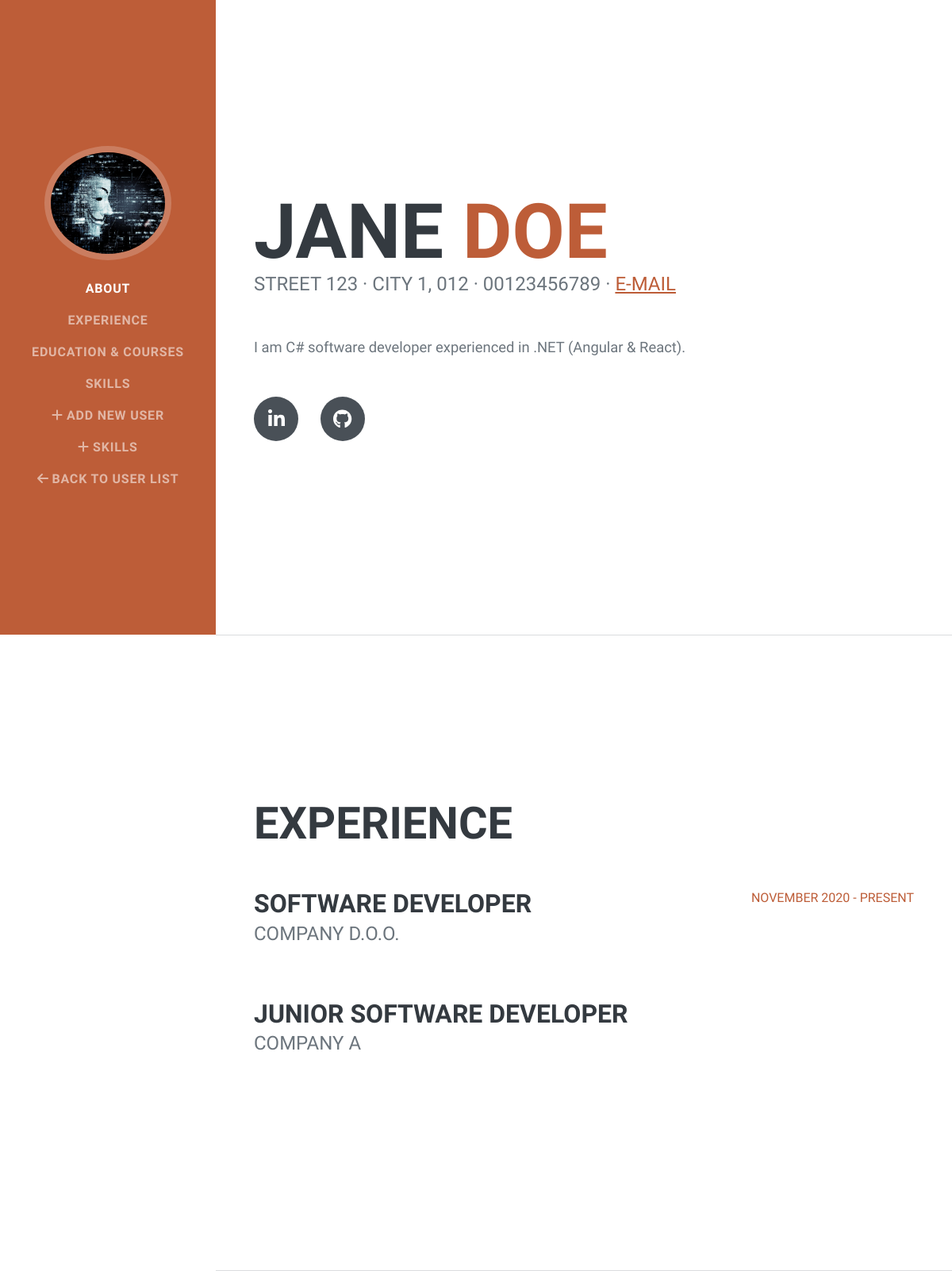
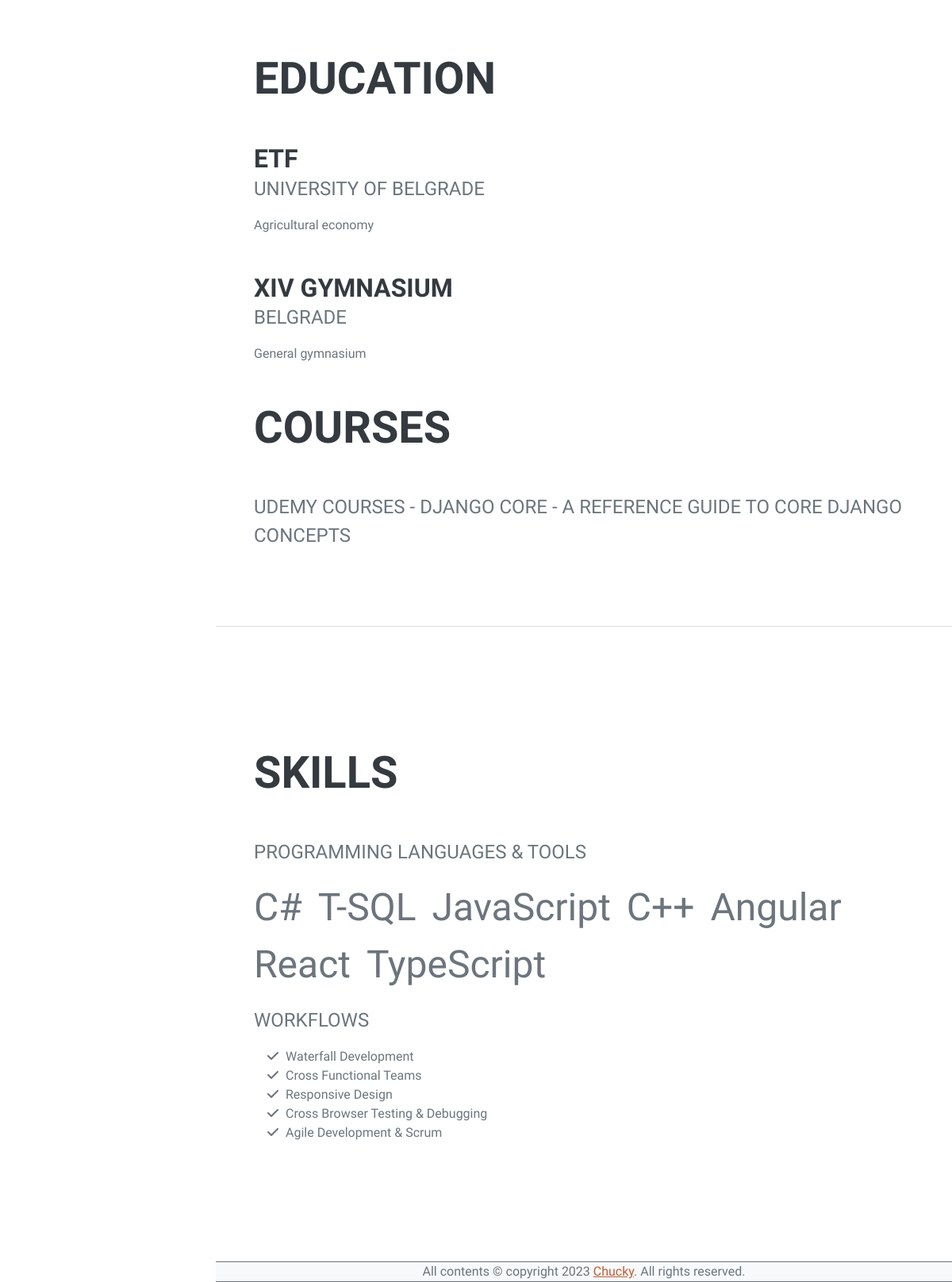
The app's page /user/details/1 with its own data (2 pictures, top to bottom).
### app.py (models this page shows, shortened)
class User(db.Model):
    __tablename__ = 'User'
    id = db.Column(db.Integer, primary_key=True)
    firstname = db.Column(db.String(256), nullable=False)
    lastname = db.Column(db.String(256), nullable=False)
    street = db.Column(db.String(256), nullable=False)
    city = db.Column(db.String(256), nullable=False)
    postcode = db.Column(db.String(256), nullable=False)
    phone = db.Column(db.String(256), nullable=False)
    email = db.Column(db.String(256), unique=True, nullable=False)
    bio = db.Column(db.Text)
    li = db.Column(db.String(256), unique=True, nullable=False)
    gh = db.Column(db.String(256), unique=True, nullable=False)
    education = db.relationship('UserEducation', backref='User', lazy=True)
    experience = db.relationship('UserExperience', backref='User', lazy=True)
    created_at = db.Column(db.DateTime(timezone=True), server_default=func.now())

class UserExperience(db.Model):
    __tablename__ = 'UserExperience'
    id = db.Column(db.Integer, primary_key=True)
    user_id = db.Column(db.Integer, db.ForeignKey('User.id'), nullable=False)
    position = db.Column(db.String(256), unique=False, nullable=False)
    organization = db.Column(db.String(256), unique=False, nullable=False)
    work_period = db.Column(db.String(256), unique=False, nullable=False)
    created_at = db.Column(db.DateTime(timezone=True), server_default=func.now())

class UserEducation(db.Model):
    __tablename__ = 'UserEducation'
    id = db.Column(db.Integer, primary_key=True)
    user_id = db.Column(db.Integer, db.ForeignKey('User.id'), nullable=False)
    institution = db.Column(db.String(256), unique=False, nullable=False)
    facility = db.Column(db.String(256), unique=False, nullable=False)
    module = db.Column(db.String(256), unique=False, nullable=False)
    study_period = db.Column(db.String(256), unique=False, nullable=False)
    is_education = db.Column(db.Boolean, unique=False, default=True)
    created_at = db.Column(db.DateTime(timezone=True), server_default=func.now())

class Skill(db.Model):
    __tablename__ = 'Skill'
    id = db.Column(db.Integer, primary_key=True)
    name = db.Column(db.String(256), unique=True, nullable=False)
    is_skill = db.Column(db.Boolean, unique=False, default=True)
    created_at = db.Column(db.DateTime(timezone=True), server_default=func.now())

### app_views.py (the view)
@app_views.route('/user/details/<int:id>', methods=['GET'])
def user_details(id):
    try:
        from app import User, UserEducation, UserExperience, UserSkill, Skill
        user = User.query.get(int(id))
        user_skills = UserSkill.query.filter_by(user_id=id)
        skills = []
        workflows = []
        for element in user_skills:
            skill = Skill.query.get(int(element.skill_id))
            if skill.is_skill:
                skills.append(skill.name)
            else:
                workflows.append(skill.name)
        context = {
            'type': 'user-details',
            'general': {
                'firstname': user.firstname,
                'lastname': user.lastname,
                'street': user.street,
                'city': user.city,
                'postcode': user.postcode,
                'phone': user.phone,
                'email': user.email,
                'bio': user.bio,
                'linkedin': user.li,
                'github': user.gh
            },
            'experience': UserExperience.query.filter_by(user_id=id),
            'education': {
                'education': UserEducation.query.filter_by(user_id=id, is_education=True),
                'course': UserEducation.query.filter_by(user_id=id, is_education=False)
            },
            'skills': {
                'skills': skills,
                'workflows': workflows
            }
        }
        return render_template('user-details.html', context=context)
    except Exception as e:
        abort(500)

### app_views.py (called while the page is built)
@app_views.context_processor
def inject_now():
    return {'current_year': datetime.utcnow().year}

### templates/user-details.html
{% extends 'components/layouts/base.html' %}
{% block content %}
    <div class="container-fluid p-0">
        {% with type=context.type %}
            {% include "components/navigation.html" %}
        {% endwith %}
        {% with context=context.general %}
            {% include "components/user/details/general.html" %}
        {% endwith %}
        <hr class="m-0" />
        {% with context=context.experience %}
            {% include "components/user/details/experience.html" %}
        {% endwith %}
        <hr class="m-0" />
        {% with context=context.education %}
            {% include "components/user/details/education.html" %}
        {% endwith %}
        <hr class="m-0" />
        {% with context=context.skills %}
            {% include "components/user/details/skills.html" %}
        {% endwith %}
    </div>
{% endblock %}

### templates/components/user/details/general.html
{% block content %}
    <section class="resume-section" id="about">
        <div class="resume-section-content">
            <h1 class="mb-0">
                {{context.firstname}}
                <span class="text-primary">{{context.lastname}}</span>
            </h1>
            <div class="subheading mb-5">
                {{context.street}} · {{context.city}}, {{context.postcode}} · {{context.phone}} ·
                <a href="mailto:{{context.email}}">E-mail</a>
            </div>
            <p class="lead mb-5">
                {{context.bio}}
            </p>
            <div class="social-icons">
                <a class="social-icon" href="{{context.linkedin}}"><i class="fab fa-linkedin-in"></i></a>
                <a class="social-icon" href="{{context.github}}"><i class="fab fa-github"></i></a>
            </div>
        </div>
    </section>
{% endblock %}

### templates/components/user/details/experience.html (shortened to what this page needs)
{% block content %}
    <section class="resume-section" id="experience">
        <div class="resume-section-content">
            <h2 class="mb-5">Experience</h2>
            {% for experience in context %}
                <div class="d-flex flex-column flex-md-row justify-content-between mb-5">
                    <div class="flex-grow-1">
                        <h3 class="mb-0">{{experience.position}}</h3>
                        <div class="subheading mb-3">{{experience.organization}}</div>
                    </div>
                    <div class="flex-shrink-0"><span class="text-primary">{{experience.work_period}}</span></div>
                </div>
            {% endfor %}
        </div>
    </section>
{% endblock %}

### templates/components/user/details/education.html (shortened to what this page needs)
{% block content %}
    <section class="resume-section" id="education">
        <div class="resume-section-content">
            <h2 class="mb-5">Education</h2>
            {% for education in context.education %}
                <div class="d-flex flex-column flex-md-row justify-content-between mb-5">
                    <div class="flex-grow-1">
                        <h3 class="mb-0">{{education.institution}}</h3>
                        <div class="subheading mb-3">{{education.facility}}</div>
                        <div>{{education.module}}</div>
                    </div>
                </div>
            {% endfor %}
            <h2 class="mt-5 mb-5">Courses</h2>
            {% for course in context.course %}
                <div class="d-flex flex-column flex-md-row justify-content-between">
                    <div class="flex-grow-1">
                        <div class="subheading mb-3">{{course.institution}} - {{course.facility}} - {{course.module}}</div>
                    </div>
                </div>
            {% endfor %}
        </div>
    </section>
{% endblock %}

### templates/components/user/details/skills.html
{% block content %}
    <section class="resume-section" id="skills">
        <div class="resume-section-content">
            <h2 class="mb-5">Skills</h2>
            <div class="subheading mb-3">Programming Languages & Tools</div>
            <ul class="list-inline dev-icons">
                {% for skill in context.skills %}
                    <li class="list-inline-item">{{skill}}</li>
                {% endfor %}
            </ul>
            <div class="subheading mb-3">Workflows</div>
            <ul class="fa-ul mb-0">
                {% for workflow in context.workflows %}
                    <li>
                        <span class="fa-li"><i class="fas fa-check"></i></span>
                        {{workflow}}
                    </li>
                {% endfor %}
            </ul>
        </div>
    </section>
{% endblock %}

### records on screen
User: firstname "JANE", lastname "DOE", street "STREET 123", city "CITY 1", postcode "012", phone "00123456789", bio "I am C# software developer experienced in .NET (Angular & React)."
UserExperience: position "SOFTWARE DEVELOPER", organization "COMPANY D.O.O.", work_period "NOVEMBER 2020 - PRESENT"
UserExperience: position "JUNIOR SOFTWARE DEVELOPER", organization "COMPANY A"
UserEducation: institution "ETF", facility "UNIVERSITY OF BELGRADE", module "Agricultural economy"
UserEducation: institution "XIV GYMNASIUM", facility "BELGRADE", module "General gymnasium"
UserEducation: institution "UDEMY COURSES", facility "DJANGO CORE", module "A REFERENCE GUIDE TO CORE DJANGO CONCEPTS"
Skill: name "C#"
Skill: name "T-SQL"
Skill: name "JavaScript"
Skill: name "C++"
Skill: name "Angular"
Skill: name "React"
Skill: name "TypeScript"
Skill: name "Waterfall Development"
Skill: name "Cross Functional Teams"
Skill: name "Responsive Design"
Skill: name "Cross Browser Testing & Debugging"
Skill: name "Agile Development & Scrum"
